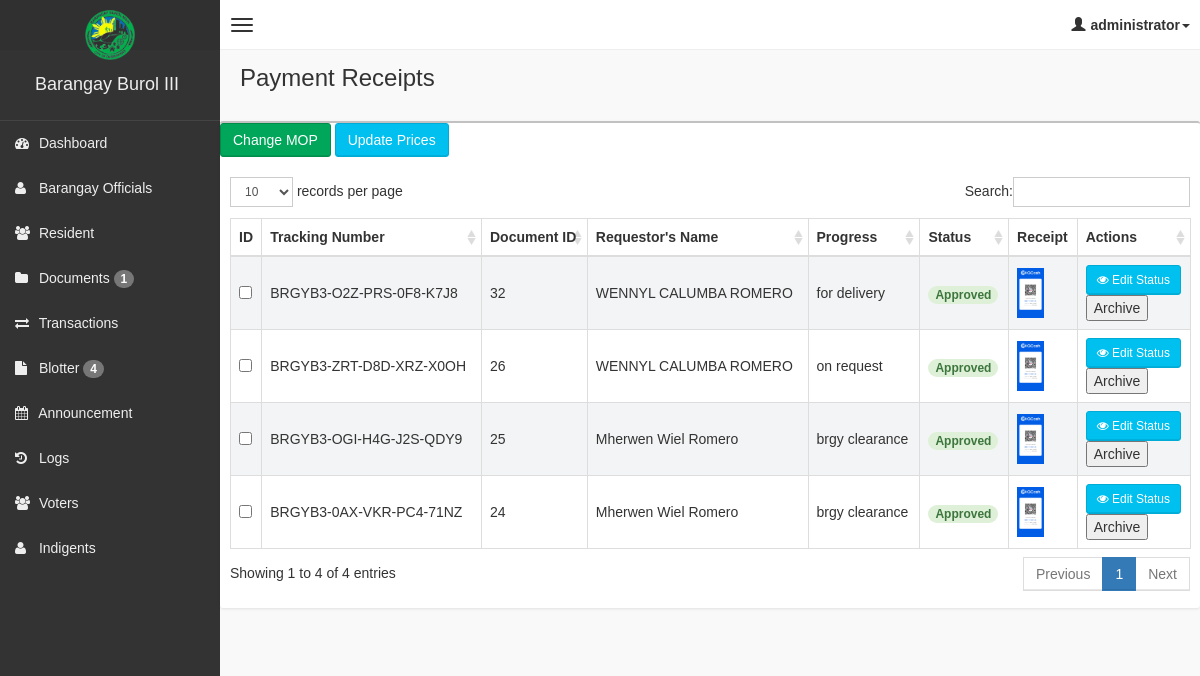
The app's page /admin/transactions.php (signed in) with its own data.
### tables this page shows
CREATE TABLE `payment_receipts` (
  `id` int(11) NOT NULL,
  `document_id` int(11) NOT NULL,
  `payment_receipt_path` varchar(255) NOT NULL,
  `is_archive` tinyint(4) NOT NULL DEFAULT 0
);

CREATE TABLE `documents` (
  `id` int(11) NOT NULL,
  `tracking_number` varchar(255) NOT NULL,
  `full_name` varchar(255) NOT NULL,
  `address` varchar(255) NOT NULL,
  `age` varchar(255) NOT NULL,
  `pickup_date` varchar(255) NOT NULL,
  `pickup_time` varchar(255) NOT NULL,
  `year_residency` varchar(255) NOT NULL,
  `purpose` varchar(255) NOT NULL,
  `category` varchar(255) NOT NULL,
  `note` text DEFAULT NULL,
  `type` varchar(255) NOT NULL,
  `status` varchar(255) NOT NULL DEFAULT 'Pending',
  `control_number` varchar(255) NOT NULL,
  `date_added` timestamp NOT NULL DEFAULT current_timestamp(),
  `delivery_mode` enum('pick-up','delivery') NOT NULL,
  `amount_to_prepare` decimal(10,2) DEFAULT NULL,
  `is_archive` tinyint(1) DEFAULT 0
);

### admin/transactions.php (the view, shortened to what this page needs)
<!DOCTYPE html>
<html lang="en">
<?php
include('main_style.php');
?>
<body class="skin-black">
    <?php include 'header.php'; ?>
    <div class="wrapper row-offcanvas row-offcanvas-left">
        <?php include 'sidebar.php'; ?>
        <aside class="right-side">
            <section class="content-header">
                <h1>Payment Receipts</h1>
            </section>
            <section class="content">
                <div class="row">
                    <div class="box">
                        <div class="box-header">
                            <button class="btn btn-success" data-toggle="modal" data-target="#uploadMopModal">Change MOP</button>
                            <button type="button" class="btn btn-info" data-toggle="modal" data-target="#updatePricesModal">
                                Update Prices
                            </button>
                        </div>
                        <div class="box-body">
                            <table id="paymentTable" class="table table-bordered table-striped">
                                <thead>
                                    <tr>
                                        <th>ID</th>
                                        <th>Tracking Number</th>
                                        <th>Document ID</th>
                                        <th>Requestor's Name</th>
                                        <th>Progress</th>
                                        <th>Status</th>
                                        <th>Receipt</th>
                                        <th>Actions</th>
                                    </tr>
                                </thead>
                                <tbody>
                                    <?php
                                    include 'functions.php';
                                    $squery = $pdo->query("
    SELECT
        pr.id,
        pr.document_id,
        pr.payment_receipt_path,
        d.full_name,
        d.category,
        d.status,
        d.address,
        d.age,
        d.year_residency,
        d.purpose,
        d.note,
        d.type,
        d.control_number,
        d.tracking_number
    FROM payment_receipts pr
    JOIN documents d ON pr.document_id = d.id
    WHERE pr.is_archive = 0  -- Specify the table alias (d) for the is_archive column
    ORDER BY pr.id DESC
");
                                    while ($row = $squery->fetch(PDO::FETCH_ASSOC)) {
                                        $statusClass = '';
                                        if ($row['status'] === 'Approved') {
                                            $statusClass = 'alert-success';
                                        } elseif ($row['status'] === 'Pending') {
                                            $statusClass = 'alert-warning';
                                        } elseif ($row['status'] === 'Disapproved') {
                                            $statusClass = 'alert-danger';
                                        }
                                        echo '
                                    <tr>
                                        <td><input type="checkbox" name="chk_delete[]" class="chk_delete" value="' . $row['id'] . '" /></td>
                                        <td>' . htmlspecialchars($row['tracking_number']) . '</td>
                                        <td>' . htmlspecialchars($row['document_id']) . '</td>
                                        <td>' . htmlspecialchars($row['full_name']) . '</td>
                                        <td>' . htmlspecialchars($row['category']) . '</td>
                                        <td><span class="badge ' . $statusClass . '">' . htmlspecialchars($row['status']) . '</span></td>
                                        <td>
                                            <a href="' . htmlspecialchars($row['payment_receipt_path']) . '" data-lightbox="receipt-' . htmlspecialchars($row['id']) . '">
                                                <img src="' . htmlspecialchars($row['payment_receipt_path']) . '" alt="Payment Receipt" style="max-width: 50px; max-height: 50px;">
                                            </a>
                                        </td>
                                        <td>';
                                        echo '<button class="btn btn-info btn-sm" data-toggle="modal" data-target="#viewModal' . $row['id'] . '">
                                            <i class="fa fa-eye" aria-hidden="true"></i> Edit Status
                                          </button>
                                          <form method="POST" action="archive.php">
                                                <input type="hidden" name="id" value="' . $row['id'] . '">
                                                <input type="hidden" name="table" value="payment_receipts">
                                                <button type="submit" name="archive" value="1">Archive</button>
                                            </form>
                                        </td>
                                    </tr>';
                                    }
                                    ?>
                                </tbody>
                            </table>
                        </div>
                    </div>
                </div>
            </section>
        </aside>
    </div>
    <link rel="stylesheet" href="https://cdnjs.cloudflare.com/ajax/libs/lightbox2/2.11.3/css/lightbox.min.css" />
</body>
</html>

### admin/assets/css/AdminLTE.css (style rules this page uses)
html, body { overflow-x: hidden!important; font-family: 'Source Sans Pro', sans-serif; -webkit-font-smoothing: antialiased; min-height: 100%; background: #f9f9f9; }
a { color: #3c8dbc; }
.wrapper { min-height: 100%; }
.wrapper:before, .wrapper:after { display: table; content: " "; }
.wrapper:after { clear: both; }
.right-side, .left-side { min-height: 100%; display: block; }
.right-side { background-color: #f9f9f9; margin-left: 220px; }
.content { padding: 20px 15px; background: #f9f9f9; }
h1, h2, h3, h4, h5, h6, .h1, .h2, .h3, .h4, .h5, .h6 { font-family: 'Source Sans Pro', sans-serif; }
img { max-width: 100%important; }
.table-striped > tbody > tr:nth-child(odd) > td, .table-striped > tbody > tr:nth-child(odd) > th { background-color: #f3f4f5; }
.right-side > .content-header { position: relative; padding: 15px 15px 10px 20px; }
.right-side > .content-header > h1 { margin: 0; font-size: 24px; }
.box { position: relative; background: #ffffff; border-top: 2px solid #c1c1c1; margin-bottom: 20px; -webkit-border-radius: 3px; -moz-border-radius: 3px; border-radius: 3px; width: 100%; box-shadow: 0px 1px 3px rgba(0, 0, 0, 0.1); }
.box .box-header { position: relative; -webkit-border-top-left-radius: 3px; -webkit-border-top-right-radius: 3px; -webkit-border-bottom-right-radius: 0; -webkit-border-bottom-left-radius: 0; -moz-border-radius-topleft: 3px; -moz-border-radius-topright: 3px; -moz-border-radius-bottomright: 0; -moz-border-radius-bottomleft: 0; border-top-left-radius: 3px; border-top-right-radius: 3px; border-bottom-right-radius: 0; border-bottom-left-radius: 0; border-bottom: 0px solid #f4f4f4; color: #444; padding-bottom: 10px; }
.box .box-header:before, .box .box-header:after { display: table; content: " "; }
.box .box-header:after { clear: both; }
.box .box-body { padding: 10px; -webkit-border-top-left-radius: 0; -webkit-border-top-right-radius: 0; -webkit-border-bottom-right-radius: 3px; -webkit-border-bottom-left-radius: 3px; -moz-border-radius-topleft: 0; -moz-border-radius-topright: 0; -moz-border-radius-bottomright: 3px; -moz-border-radius-bottomleft: 3px; border-top-left-radius: 0; border-top-right-radius: 0; border-bottom-right-radius: 3px; border-bottom-left-radius: 3px; }
.box .box-body .table { margin-bottom: 0; }
.btn { font-weight: 500; -webkit-border-radius: 3px; -moz-border-radius: 3px; border-radius: 3px; border: 1px solid transparent; -webkit-box-shadow: inset 0px -2px 0px 0px rgba(0, 0, 0, 0.09); -moz-box-shadow: inset 0px -2px 0px 0px rgba(0, 0, 0, 0.09); box-shadow: inset 0px -1px 0px 0px rgba(0, 0, 0, 0.09); }
.btn.btn-success { background-color: #00a65a; border-color: #008d4c; }
.btn.btn-info { background-color: #00c0ef; border-color: #00acd6; }
.btn.btn-sm { font-size: 12px; }
.skin-black .right-side > .content-header { background: transparent; box-shadow: none; }

### records on screen
payment_receipts: document.tracking_number "BRGYB3-O2Z-PRS-0F8-K7J8", document "32", document.full_name "WENNYL CALUMBA ROMERO", document.category "for delivery", document.status "Approved", payment_receipt_path (picture)
payment_receipts: document.tracking_number "BRGYB3-ZRT-D8D-XRZ-X0OH", document "26", document.full_name "WENNYL CALUMBA ROMERO", document.category "on request", document.status "Approved", payment_receipt_path (picture)
payment_receipts: document.tracking_number "BRGYB3-OGI-H4G-J2S-QDY9", document "25", document.full_name "Mherwen Wiel Romero", document.category "brgy clearance", document.status "Approved", payment_receipt_path (picture)
payment_receipts: document.tracking_number "BRGYB3-0AX-VKR-PC4-71NZ", document "24", document.full_name "Mherwen Wiel Romero", document.category "brgy clearance", document.status "Approved", payment_receipt_path (picture)

### other values on screen
$_SESSION['role'] "administrator"
$pendingDocumentCount "1"
$PendingBlotterCount "4"
